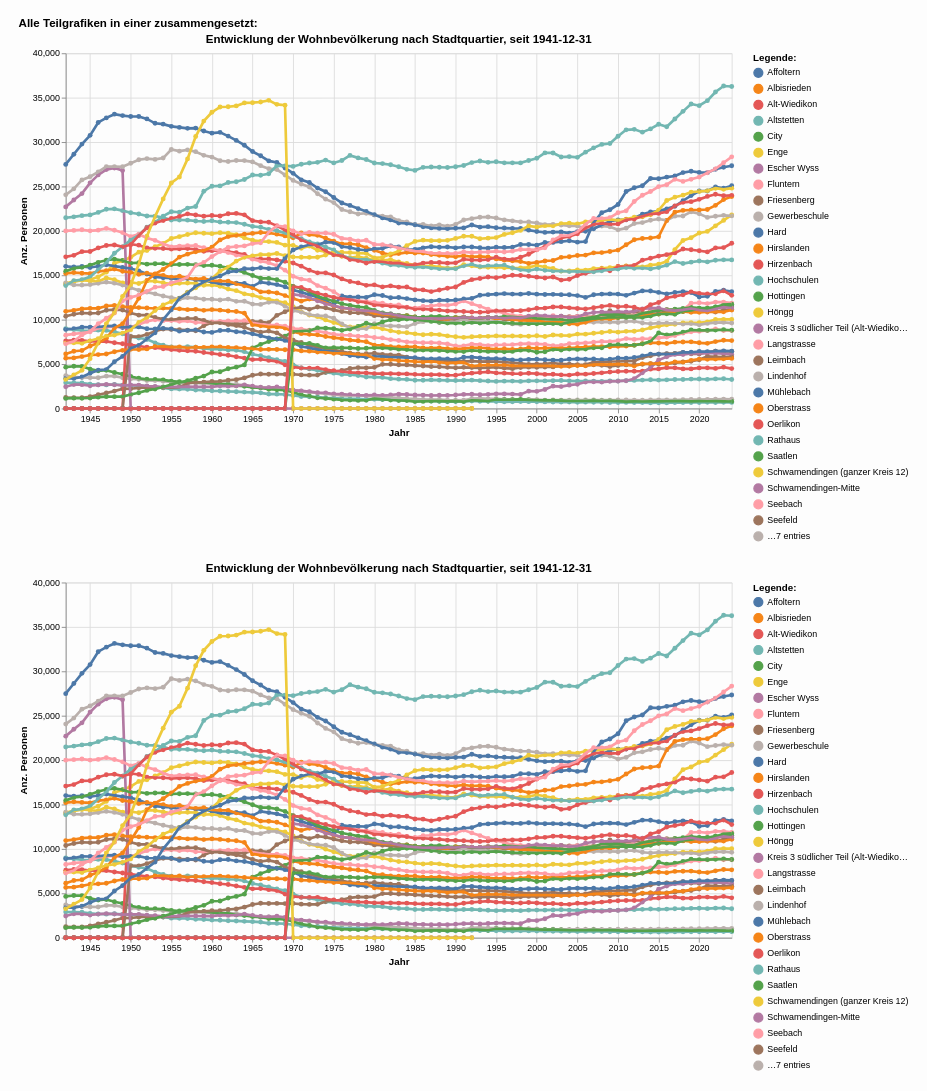

The notebook cell saved with this chart:
### Markdown cell above
##### Kombinierte Grafik in Altair

### Code cell
# Kombiniere die Grafiken horizontal
top_row = alt.hconcat(grafik1, grafik1)
#combined_chart = alt.vconcat(top_row,grafik3)
combined_chart = alt.vconcat(grafik1, grafik1, spacing=20)

# Optional: Füge einen Titel für die gesamte Grafik hinzu
final_chart = combined_chart.properties(
    title="Alle Teilgrafiken in einer zusammengesetzt:    ",  
    background="#FDFDFD",
    padding={"left": 20, "top": 20, "right": 20, "bottom": 20},
    autosize={"type": "fit", "contains": "padding"}
)
#Legenden nicht zusammenfügen
final_chart = final_chart.resolve_scale(
    color='independent',
    shape='independent',
    size='independent'
)

# Zeigen Sie die Grafik an
final_chart

### Figure 1 — Vega-Lite specification as saved in the notebook (floating-point values rounded to 4 significant figures; data arrays with more than 128 entries replaced by an {"elided": "..."} marker saying what was removed)
{"config": {"view": {"continuousWidth": 300, "continuousHeight": 300}}, "vconcat": [{"layer": [{"mark": {"type": "circle"}, "encoding": {"color": {"field": "QuarLang", "legend": {"orient": "right", "title": "Legende:"}, "type": "nominal"}, "opacity": {"value": 1.3}, "tooltip": [{"field": "StichtagDatJahr", "type": "temporal"}, {"field": "QuarLang", "type": "nominal"}, {"field": "sum_WBev", "type": "quantitative"}], "x": {"axis": {"title": "Jahr"}, "field": "StichtagDatJahr", "type": "temporal"}, "y": {"axis": {"title": "Anz. Personen"}, "field": "sum_WBev", "type": "quantitative"}}, "name": "view_1", "title": "Entwicklung der Wohnbevölkerung nach Stadtquartier, seit 1941-12-31"}, {"mark": {"type": "line"}, "encoding": {"color": {"field": "QuarLang", "legend": {"orient": "right", "title": "Legende:"}, "type": "nominal"}, "size": {"condition": {"test": {"not": {"param": "param_1"}}, "value": 1.2}, "value": 3}, "tooltip": [{"field": "StichtagDatJahr", "type": "temporal"}, {"field": "QuarLang", "type": "nominal"}, {"field": "sum_WBev", "type": "quantitative"}], "x": {"axis": {"title": "Jahr"}, "field": "StichtagDatJahr", "type": "temporal"}, "y": {"axis": {"title": "Anz. Personen"}, "field": "sum_WBev", "type": "quantitative"}}, "title": "Entwicklung der Wohnbevölkerung nach Stadtquartier, seit 1941-12-31"}], "height": 400, "width": 750}, {"layer": [{"mark": {"type": "circle"}, "encoding": {"color": {"field": "QuarLang", "legend": {"orient": "right", "title": "Legende:"}, "type": "nominal"}, "opacity": {"value": 1.3}, "tooltip": [{"field": "StichtagDatJahr", "type": "temporal"}, {"field": "QuarLang", "type": "nominal"}, {"field": "sum_WBev", "type": "quantitative"}], "x": {"axis": {"title": "Jahr"}, "field": "StichtagDatJahr", "type": "temporal"}, "y": {"axis": {"title": "Anz. Personen"}, "field": "sum_WBev", "type": "quantitative"}}, "name": "view_1", "title": "Entwicklung der Wohnbevölkerung nach Stadtquartier, seit 1941-12-31"}, {"mark": {"type": "line"}, "encoding": {"color": {"field": "QuarLang", "legend": {"orient": "right", "title": "Legende:"}, "type": "nominal"}, "size": {"condition": {"test": {"not": {"param": "param_1"}}, "value": 1.2}, "value": 3}, "tooltip": [{"field": "StichtagDatJahr", "type": "temporal"}, {"field": "QuarLang", "type": "nominal"}, {"field": "sum_WBev", "type": "quantitative"}], "x": {"axis": {"title": "Jahr"}, "field": "StichtagDatJahr", "type": "temporal"}, "y": {"axis": {"title": "Anz. Personen"}, "field": "sum_WBev", "type": "quantitative"}}, "title": "Entwicklung der Wohnbevölkerung nach Stadtquartier, seit 1941-12-31"}], "height": 400, "width": 750}], "autosize": {"type": "fit", "contains": "padding"}, "background": "#FDFDFD", "data": {"name": "data-bb484190bd4bf1dfcd72e89b7d1fe145"}, "padding": {"left": 20, "top": 20, "right": 20, "bottom": 20}, "params": [{"name": "param_1", "select": {"type": "point", "fields": ["QuarLang:N"], "nearest": true, "on": "pointerover"}, "views": ["view_1"]}], "resolve": {"scale": {"color": "independent", "shape": "independent", "size": "independent"}}, "spacing": 20, "title": "Alle Teilgrafiken in einer zusammengesetzt:    ", "$schema": "https://vega.github.io/schema/vega-lite/v5.8.0.json", "datasets": {"data-bb484190bd4bf1dfcd72e89b7d1fe145": {"elided": "2924 records"}}}
